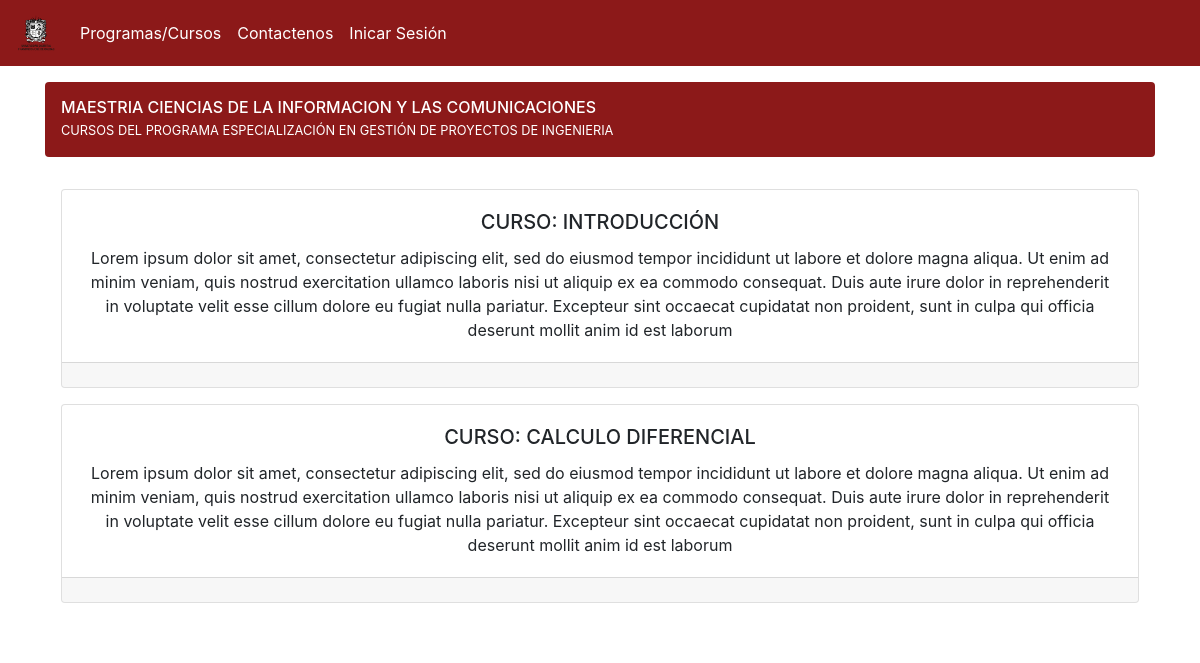
The page /detalle-programa/2/ on the database its author committed.
### web/models.py (models this page shows, shortened)
class Programa(models.Model):
    codigo = models.CharField(
        max_length = 30,
        verbose_name = 'Código',
        )
    nombre = models.CharField(
        max_length = 250,
        verbose_name = 'Nombre del programa',
        )
    descripcion = models.TextField(
        verbose_name=u'Descripción del programa',
        )
    activo = models.BooleanField(
        default = True,
        verbose_name = u'Activo',
    )
    snies = models.CharField(
        max_length = 250,
        verbose_name = 'SNIES del programa',
        )
    direccion = models.CharField(
        max_length = 250,
        verbose_name = 'Dirección del programa',
        )
    email = models.CharField(
        max_length = 250,
        verbose_name = 'Email del programa',
        )
    imagen = models.ImageField(
        verbose_name=u'Imagen del programa',
        upload_to='imagenes_programas/',
        max_length=255,
        help_text='80x80',
        null = True,
    )
    telefono = models.CharField(
        max_length = 250,
        verbose_name = 'Teléfono del programa',
        )
    duracion = models.IntegerField(
        verbose_name = u'Duración',
    )
    cordinador = models.ForeignKey(
        'Usuario',
        verbose_name = 'Coordinador',
        on_delete=models.CASCADE
        )
    facultad = models.ForeignKey(
        'Facultad',
        blank = True,
        null = True,
        verbose_name = 'Facultad',
        on_delete=models.CASCADE
        )
    modalidad = models.ForeignKey(
        'Modalidad',
        blank = True,
        null = True,
        verbose_name = 'Modalidad',
        on_delete=models.CASCADE
        )
    jornada = models.ForeignKey(
        'Jornada',
        blank = True,
        null = True,
        verbose_name = 'Jornada',
        on_delete=models.CASCADE
        )
    plan_estudio = models.FileField(
        upload_to='./planes',
        verbose_name=u'Plan de estudio',
        )
    cursos = models.ManyToManyField(
        'Curso',
        verbose_name=u'Cursos del programa'
        )
    class Meta:
        verbose_name = u'Programa'
        verbose_name_plural = u'Programas'

class Curso(models.Model):
    codigo = models.CharField(
        max_length = 30,
        verbose_name = 'Código',
        )
    nombre = models.CharField(
        max_length = 250,
        verbose_name = 'Nombre del curso',
        )
    descripcion = models.TextField(
        verbose_name=u'Descripción del curso',
        )
    profesor = models.ForeignKey(
        'Usuario',
        blank = True,
        null = True,
        verbose_name = 'Profesor',
        on_delete=models.CASCADE
        )
    semestre = models.IntegerField(
        verbose_name = u'Semestre',
    )
    contenido_pdf = models.FileField(
        upload_to='./contenidos',
        verbose_name=u'Contenido del curso PDF',
        )
    curso_pre = models.ForeignKey(
        'self',
        blank = True,
        null = True,
        verbose_name = 'Curso Pre-requisito',
        on_delete=models.CASCADE
        )
    num_estudiantes = models.IntegerField(
        verbose_name = u'Número de estudiantes inscritos',
    )
    class Meta:
        verbose_name = u'Curso'
        verbose_name_plural = u'Cursos'

### web/views.py (the view)
# urls.py: url(r'^detalle-programa/(?P<id>\d+)/$',views.detalle_programa.as_view(), name = 'detalle_programa'),
class detalle_programa(View):
    def get(self, request, id):
        programa = Programa.objects.filter(id = id)
        nop = False
        noc = False
        insc = False
        fin = False
        maxc = False
        if 'nop' in request.session:
            nop = request.session['nop']
            request.session['nop'] = False
        if 'noc' in request.session:
            noc = request.session['noc']
            request.session['noc'] = False
        if 'insc' in request.session:
            insc = request.session['insc']
            request.session['insc'] = False
        if 'fin' in request.session:
            fin = request.session['fin']
            request.session['fin'] = False
        if 'maxc' in request.session:
            maxc = request.session['maxc']
            request.session['maxc'] = False
        if len(programa) > 0:
            context = {'cursos':programa[0].cursos.all(), 'programa':programa[0], 'nop': nop, 'noc':noc, 'fin':fin,'insc':insc, 'maxc':maxc}
        else:
            context = ""
        return render(request, 'detalle-programa.html', context)

### web/templates/detalle-programa.html (shortened to what this page needs)
{% extends "base-web.html" %}
{% load static %}
{% block content %}
<main role="main" class="container">
    <div class="d-flex align-items-center p-3 my-3 text-white bg-purple rounded box-shadow bg-principal">
        <div class="lh-100">
            <h6 class="mb-0 lh-100">MAESTRIA CIENCIAS DE LA INFORMACION Y LAS COMUNICACIONES</h6>
            <small>CURSOS DEL PROGRAMA {{ programa.nombre|upper }}</small>
        </div>
    </div>
    <div class="my-3 p-3 bg-white rounded box-shadow">
        {% for curso in cursos %}
        <div class="card text-center mb-3">
            <div class="card-body">
                <h5 class="card-title">CURSO: {{ curso.nombre|upper }}</h5>
                <p class="card-text">{{ curso.descripcion }}</p>
            </div>
            <div class="card-footer text-muted">
            </div>
        </div>
        {% endfor %}
    </div>
</main>
{% endblock %}

### web/static/css/base.css (style rules this page uses)
.bg-principal { background-color: #8C1919; }

### rows shown on the page
Programa: nombre "ESPECIALIZACIÓN EN GESTIÓN DE PROYECTOS DE INGENIERIA"
Curso: nombre "INTRODUCCIÓN", descripcion "Lorem ipsum dolor sit amet, consectetur adipiscing elit, sed do eiusmod tempor incididunt ut labore et dolore magna aliqua. Ut enim ad minim veniam, quis nostrud exercitation ullamco laboris nisi ut aliquip ex ea commodo consequat. Duis aute irure dolor in reprehenderit in voluptate velit esse cillum dolore eu fugiat nulla pariatur. Excepteur sint occaecat cupidatat non proident, sunt in culpa qui officia deserunt mollit anim id est laborum"
Curso: nombre "CALCULO DIFERENCIAL", descripcion "Lorem ipsum dolor sit amet, consectetur adipiscing elit, sed do eiusmod tempor incididunt ut labore et dolore magna aliqua. Ut enim ad minim veniam, quis nostrud exercitation ullamco laboris nisi ut aliquip ex ea commodo consequat. Duis aute irure dolor in reprehenderit in voluptate velit esse cillum dolore eu fugiat nulla pariatur. Excepteur sint occaecat cupidatat non proident, sunt in culpa qui officia deserunt mollit anim id est laborum"
